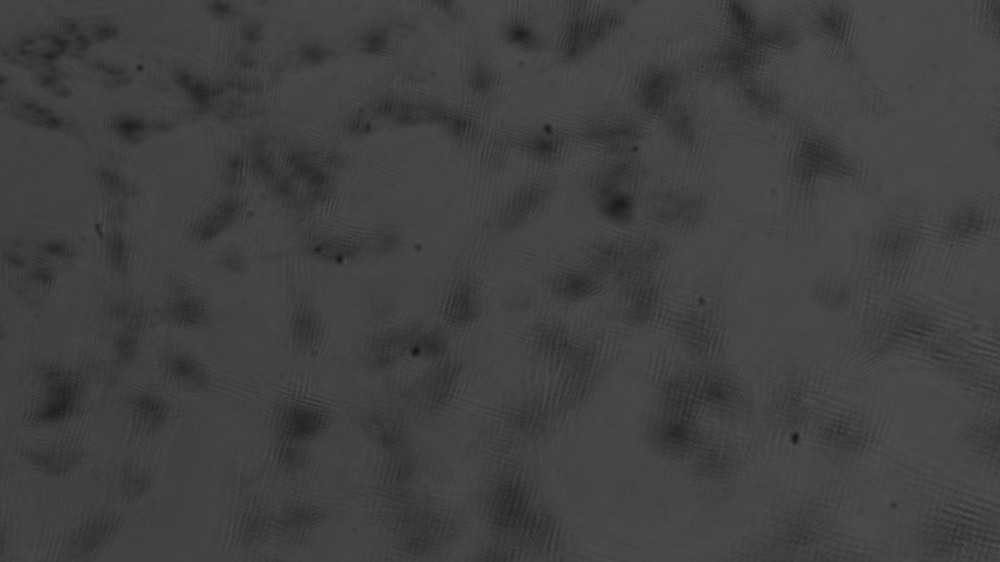
#> input picture exposure-4100.png, 1000 x 562 px, shrunk from 2560 x 1440 before the run
$ python feature-Q2.py
#> lines starting #> are read from the running program, lines starting #| are printed output that depends on the picture; long printed decimals are rounded
import cv2
import numpy as np
def contrast(img0):
    img1 = cv2.cvtColor(img0, cv2.COLOR_BGR2GRAY)
    m, n = img1.shape

    img1_ext = cv2.copyMakeBorder(img1,1,1,1,1,cv2.BORDER_REPLICATE)
    rows_ext,cols_ext = img1_ext.shape
    b = 0.0
    for i in range(1,rows_ext-1):
        for j in range(1,cols_ext-1):
            b += ((img1_ext[i,j]-img1_ext[i,j+1])**2 + (img1_ext[i,j]-img1_ext[i,j-1])**2 + (img1_ext[i,j]-img1_ext[i+1,j])**2 + (img1_ext[i,j]-img1_ext[i-1,j])**2)

    cg = b/(4*(m-2)*(n-2)+3*(2*(m-2)+2*(n-2))+2*4)
    print(cg)

img0 = cv2.imread('exposure-4100.png')
#> img0 is the input picture: shape (562, 1000, 3); min 21, max 81, mean 65.1
contrast(img0)
#> after the loop in contrast, `for i in range(1,rows_ext-1):`: b = 5.37e+10
#> in contrast, `cg = b/(4*(m-2)*(n-2)+3*(2*(m-2)+2*(n-2))+2*4)`: cg = 23924.4
#| 23924.444
img1 = cv2.imread('exposure-8100.png')
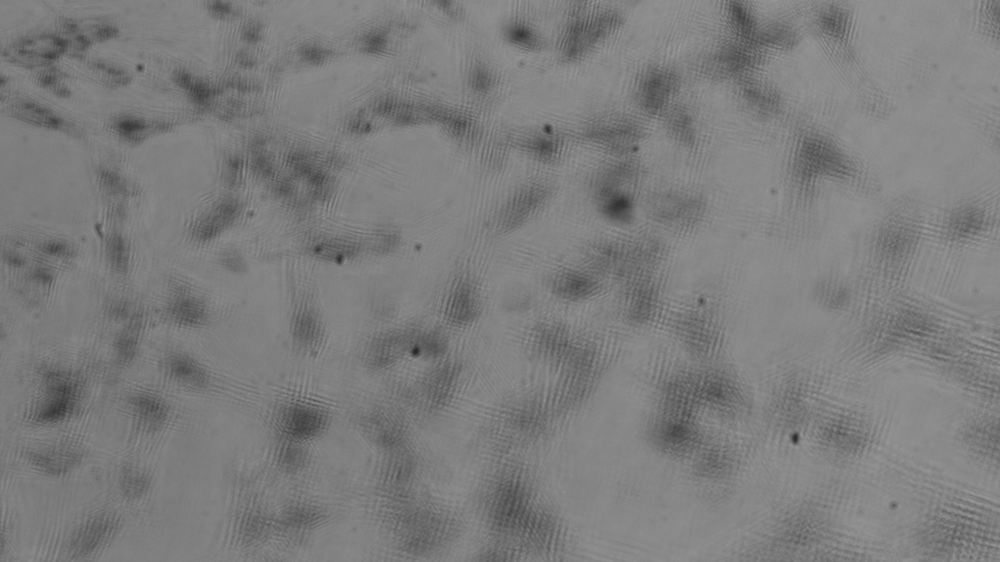
#> input picture exposure-8100.png, 1000 x 562 px, shrunk from 2560 x 1440 before the run
#> img1 is the input picture: shape (562, 1000, 3); min 36, max 154, mean 124.6
contrast(img1)
#| 26849.110
img2 = cv2.imread('exposure-12100.png')
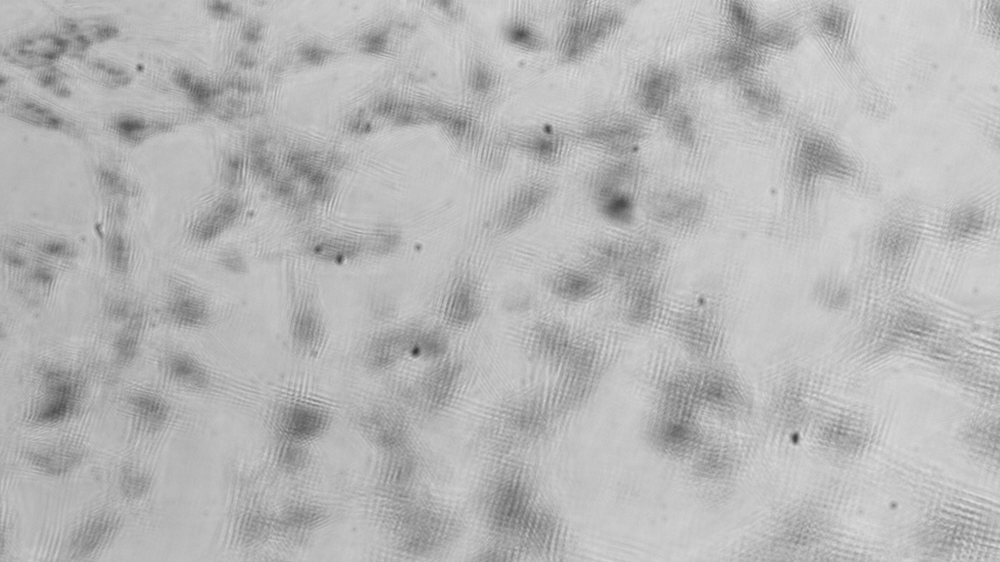
#> input picture exposure-12100.png, 1000 x 562 px, shrunk from 2560 x 1440 before the run
#> img2 is the input picture: shape (562, 1000, 3); min 51, max 225, mean 182.3
contrast(img2)
#| 27994.084
img3 = cv2.imread('exposure-16100.png')
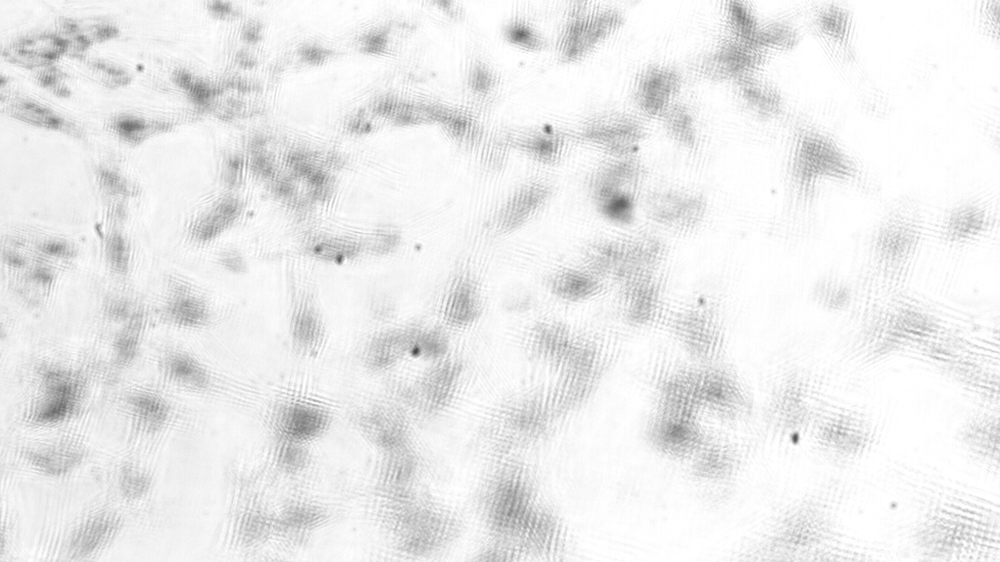
#> input picture exposure-16100.png, 1000 x 562 px, shrunk from 2560 x 1440 before the run
#> img3 is the input picture: shape (562, 1000, 3); min 67, max 255, mean 235.6
contrast(img3)
#| 26547.711
img4 = cv2.imread('exposure-20100.png')
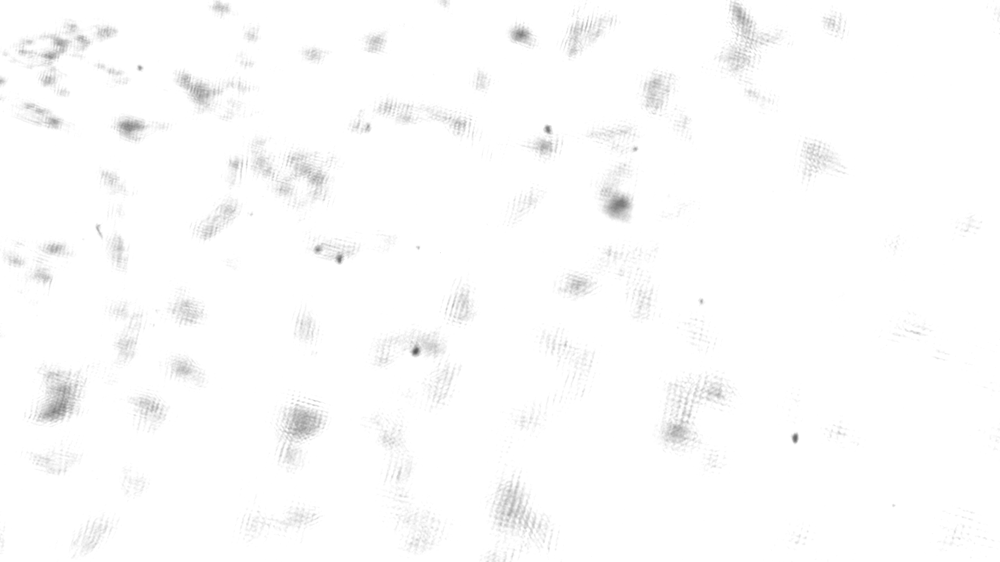
#> input picture exposure-20100.png, 1000 x 562 px, shrunk from 2560 x 1440 before the run
#> img4 is the input picture: shape (562, 1000, 3); min 82, max 255, mean 252.5
contrast(img3)
#| 26547.711

#find largest number and use that img
